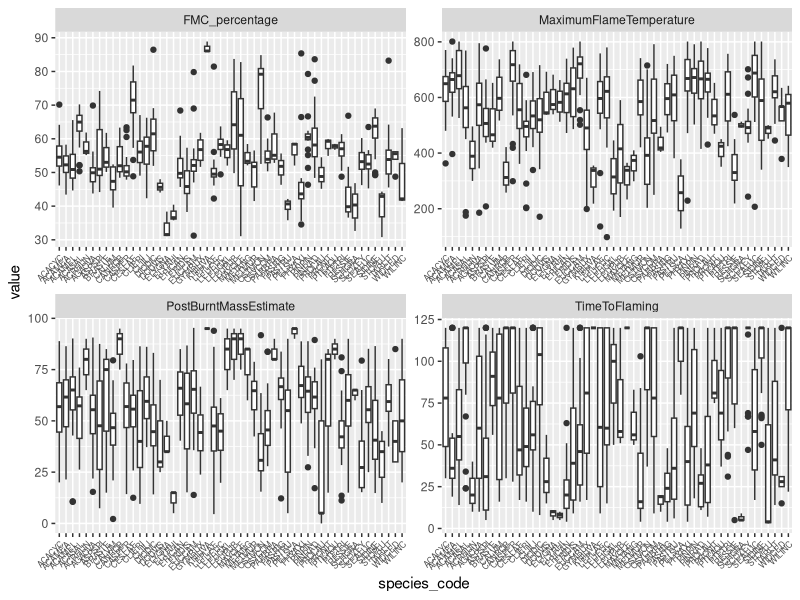
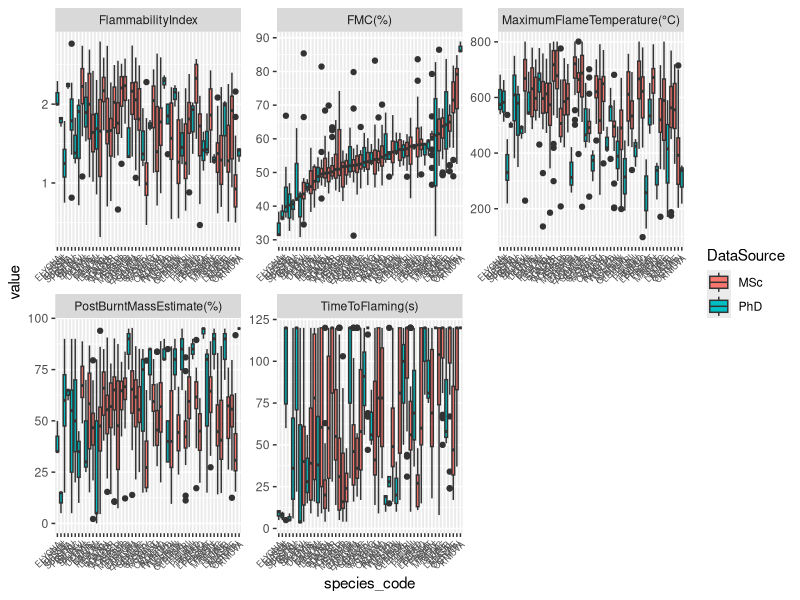
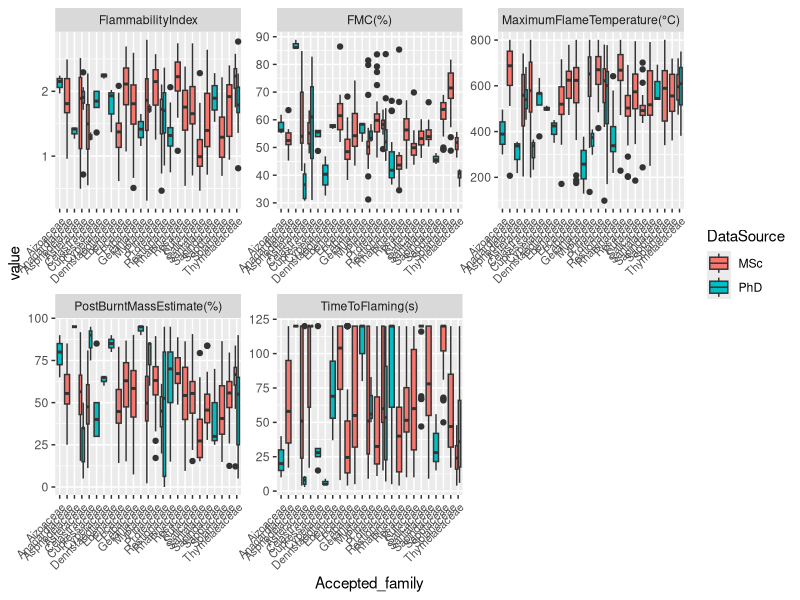
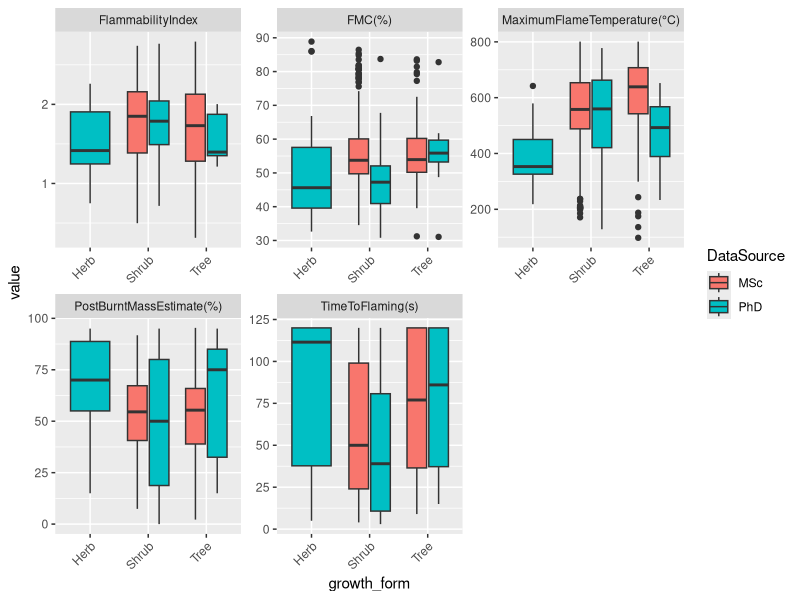
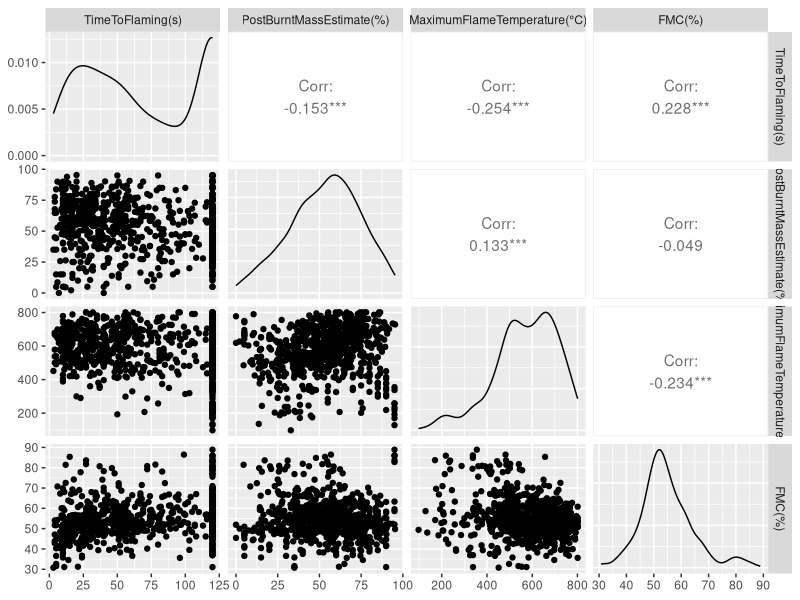
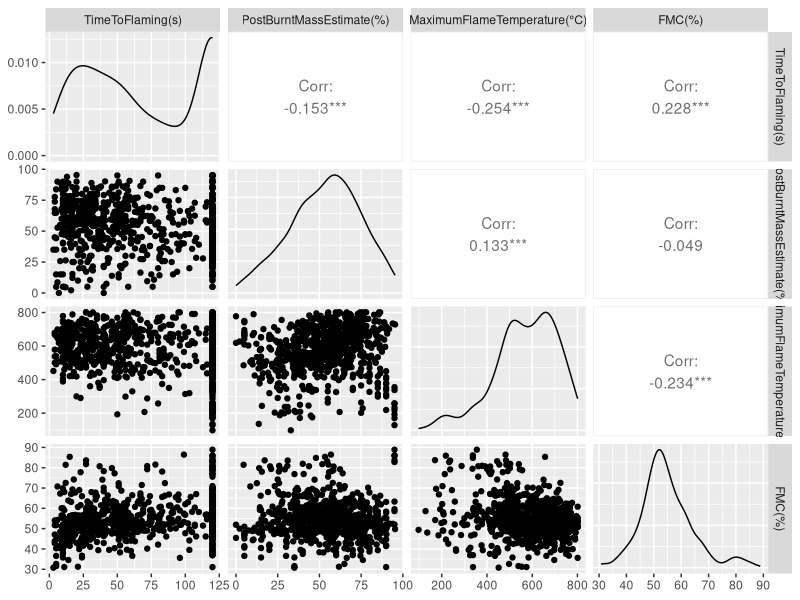
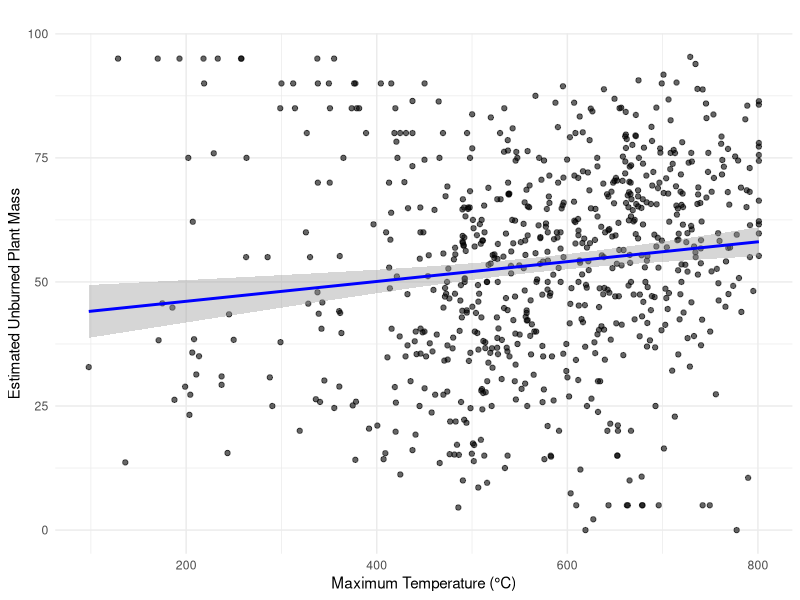

These charts were generated, in order, by the following R code:
#
setwd("/Users/samukelisiwem/OneDrive - Nelson Mandela University/Documents/3_SCHOLARY/PhD/Data collection/Analysis/Data/")

#packages
library(tidyverse)
library(readxl) 
library(dplyr)
library(GGally)
library(hms)

#reads data
#Loads the Excel file
#Cleans and reshapes the data
#Plots faceted box plots with rotated x-axis labels
#flammability attributes varies across species
read_xlsx("01msc_cederberg_CombinedFlamm.xlsx", sheet = "Combined") %>%
  pivot_longer(cols = c("TimeToFlaming", "PostBurntMassEstimate", "MaximumFlameTemperature","FMC_percentage"),
               names_to = "variable", values_to = "value") %>%
  ggplot() +
  geom_boxplot(aes(y = value, x = species_code)) +
  theme(axis.text.x = element_text(angle = 45, hjust = 1, size = 6)) +
  facet_wrap(vars(variable), scales = "free")

CombinedOG <- read_xlsx("01msc_cederberg_CombinedFlamm.xlsx", sheet = "Combined")


#Datasource shows data from PhD / MSc
CombinedOG <- CombinedOG %>%
  mutate(
    year = substr(as.character(Date), 1, 4),
    DataSource = case_when(
      year == "2024" ~ "PhD",
      year %in% c("2018", "2019") ~ "MSc")
    )
  
#checking PhD/MSc entries
CombinedOG %>%
  count(DataSource)     #alrightee


#rename some headings
Combined02 <- CombinedOG %>%
 rename(
    `FMC(%)` = FMC_percentage,
    `TimeToFlaming(s)` = TimeToFlaming,
    `PostBurntMassEstimate(%)` = PostBurntMassEstimate,
    `MaximumFlameTemperature(°C)` = MaximumFlameTemperature
    )

#save data in long
CombinedLong <- Combined02 %>%
  pivot_longer(cols = c("TimeToFlaming(s)", "PostBurntMassEstimate(%)", "MaximumFlameTemperature(°C)", "FMC(%)", "FlammabilityIndex"),
               names_to = "variable", values_to = "value")

#boxplots on Long data
CombinedLong %>%
  group_by(variable) %>%
  mutate(species_code = fct_reorder(species_code, value, .fun = median, .na_rm = TRUE)) %>%
  ungroup() %>%
  ggplot() +
  geom_boxplot(aes(y = value, x = species_code, fill = DataSource)) +
  theme(axis.text.x = element_text(angle = 45, hjust = 1, size = 6)) +
  facet_wrap(vars(variable), scales = "free")       #MSc shrubs and trees
                                                    #PhD herbs and shrubs

#maybe compare them independent datas
CombinedLong %>%
  group_by(variable) %>%
  summarise(
    p_value = wilcox.test(value ~ DataSource)$p.value
  )


#Flamm Attriutes by family
CombinedLong %>%
  ggplot() +
  geom_boxplot(aes(y = value, x = Accepted_family, fill = DataSource)) +
  theme(axis.text.x = element_text(angle = 45, hjust = 1, size = 8)) +
  facet_wrap(vars(variable), scales = "free")

#Flamm Attriutes by growth form
CombinedLong %>%
  ggplot() +
  geom_boxplot(aes(y = value, x = growth_form, fill = DataSource)) +
  theme(axis.text.x = element_text(angle = 45, hjust = 1)) +
  facet_wrap(vars(variable), scales = "free")

# See what sheets are in the Excel workbook
excel_sheets("01msc_cederberg_CombinedFlamm.xlsx") #aaahh!

#checking class of the binary variable Blowtorch 0:no torch, 1 blowtorched
class(CombinedLong$blowtorch)

# structure overview of the entire dataframe
str(CombinedLong)

sapply(CombinedLong, class) #melikeythisone

#cederberg means
Combined02 %>% #cant use long data here because column is just value...
group_by(Site) %>%
  summarize(`FMC(%)` = mean(`FMC(%)`), 
            `TimeToFlaming(s)` = mean(`TimeToFlaming(s)`)
  )

#filtered cederberg, and selected a specific set of variables
#and arranged Temp in desc.order
Combined02 %>% 
  filter(Site == "Cederberg") %>%
  select(`Date`, `MaximumFlameTemperature(°C)`,`FMC(%)`) %>%
  arrange(desc(`MaximumFlameTemperature(°C)`))

#i want to remove some columns from data
#probably should be done before reshaping data to Long format...?
CombinedSelected04 <- Combined02 %>%
  select(-c(Taxonomic_status,TTF,`PreFireMass_(g)`, PBM,MFT,paperbagID,`fresh mass (g)`,`dried mass (g)`,))

#the way time is written here is odd in time burnt
CombinedSelected04 <- CombinedSelected04 %>%
  mutate(time_burnt = as_hms(`time burnt`)) %>%   # create new cleaned column
  select(-`time burnt`)                           # remove the original column

#may try to make long format from the recent df
CombinedLong02 <- CombinedSelected04 %>%
  pivot_longer(cols = c("TimeToFlaming(s)", "PostBurntMassEstimate(%)", "MaximumFlameTemperature(°C)", "FMC(%)", "FlammabilityIndex"),
               names_to = "variable", values_to = "value")

head(CombinedLong02)

# plot everything against everything
CombinedSelected04 %>%
  select(`Site`, `TimeToFlaming(s)`, `PostBurntMassEstimate(%)`, `MaximumFlameTemperature(°C)`, `FMC(%)`) %>%
    GGally::ggpairs(columns = 2:ncol(.))


# Select only the numeric flammability columns 
CombinedSelected04 %>%
  select(
    `TimeToFlaming(s)`,
    `PostBurntMassEstimate(%)`,
    `MaximumFlameTemperature(°C)`,
    `FMC(%)`
  ) %>%
  ggpairs()            # Only numeric columns for pairwise plots
                                
       
#maximum temperature vs postburntmass
ggplot(CombinedSelected04, aes(x = `MaximumFlameTemperature(°C)`, y = `PostBurntMassEstimate(%)`)) +
  geom_point(alpha = 0.6) +
  geom_smooth(method = "lm", se = TRUE, color = "blue") +
  labs(title = "",
       x = "Maximum Temperature (°C)",
       y = "Estimated Unburned Plant Mass") +
  theme_minimal()                              #mmh...
